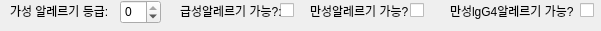
       <widget class="QWidget" name="widget_59" native="true">
        <property name="geometry">
         <rect>
          <x>690</x>
          <y>180</y>
          <width>601</width>
          <height>31</height>
         </rect>
        </property>
        <widget class="QSpinBox" name="spinBox_gasung_allergy_level_15">
         <property name="geometry">
          <rect>
           <x>120</x>
           <y>0</y>
           <width>41</width>
           <height>24</height>
          </rect>
         </property>
         <property name="minimum">
          <number>-5</number>
         </property>
         <property name="maximum">
          <number>0</number>
         </property>
         <property name="value">
          <number>0</number>
         </property>
        </widget>
        <widget class="QLabel" name="label_213">
         <property name="geometry">
          <rect>
           <x>10</x>
           <y>0</y>
           <width>101</width>
           <height>21</height>
          </rect>
         </property>
         <property name="text">
          <string>가성 알레르기 등급:</string>
         </property>
        </widget>
        <widget class="QCheckBox" name="ckBox_gs_allergy_15">
         <property name="geometry">
          <rect>
           <x>280</x>
           <y>0</y>
           <width>21</width>
           <height>20</height>
          </rect>
         </property>
         <property name="text">
          <string/>
         </property>
        </widget>
        <widget class="QLabel" name="label_211">
         <property name="geometry">
          <rect>
           <x>180</x>
           <y>0</y>
           <width>101</width>
           <height>21</height>
          </rect>
         </property>
         <property name="text">
          <string>급성알레르기 가능?:</string>
         </property>
        </widget>
        <widget class="QCheckBox" name="ckBox_ms_allergy_15">
         <property name="geometry">
          <rect>
           <x>410</x>
           <y>0</y>
           <width>21</width>
           <height>20</height>
          </rect>
         </property>
         <property name="text">
          <string/>
         </property>
        </widget>
        <widget class="QLabel" name="label_190">
         <property name="geometry">
          <rect>
           <x>310</x>
           <y>0</y>
           <width>101</width>
           <height>21</height>
          </rect>
         </property>
         <property name="text">
          <string>만성알레르기 가능?</string>
         </property>
        </widget>
        <widget class="QCheckBox" name="ckBox_lgg4_allergy_15">
         <property name="geometry">
          <rect>
           <x>580</x>
           <y>0</y>
           <width>21</width>
           <height>20</height>
          </rect>
         </property>
         <property name="text">
          <string/>
         </property>
        </widget>
        <widget class="QLabel" name="label_214">
         <property name="geometry">
          <rect>
           <x>450</x>
           <y>0</y>
           <width>131</width>
           <height>21</height>
          </rect>
         </property>
         <property name="text">
          <string>만성lgG4알레르기 가능?</string>
         </property>
        </widget>
       </widget>
